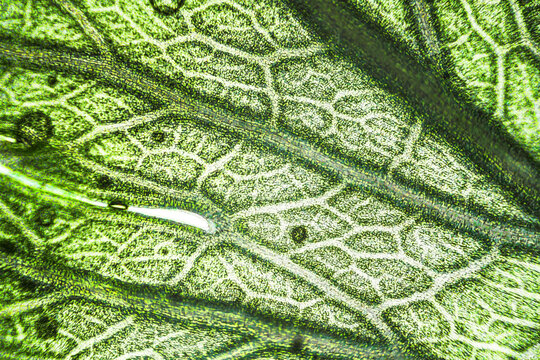
%> input picture leaf.jpg, 540 x 360 px
$ octave test.m   (GNU Octave 9; MATLAB toolbox functions it lacks are replaced by stand-ins)
%> lines starting %> are read from the running program, lines starting %| are printed output that depends on the picture
### matlab/testFISTA.m
function [N, K, elapsedTime, MSE_FISTA, PSNR_FISTA, SSIM] = testFISTA(M)
%> called with M = 15
    % Parameters
    N = M^2; % Total number of pixels
    K = round(N / 2); % Sparsity level (number of non-zero elements)
    numMeasurements = 4 * round(K * log2(N/K)); % Theoretically Klog2(N/K) number of measurements for full recovery, increasing numMeasurements increases both algorithms accuracy significantly
    eta = 0; % Noise level, can optionally set to 0

    %% Generate measurements
    % Load and prepare image
    img = imread('../leaf.jpg');
%> img is the input picture: size 360x540x3 uint8; mean R, G, B 132.9, 160.9, 92.9
    img = rgb2gray(img);
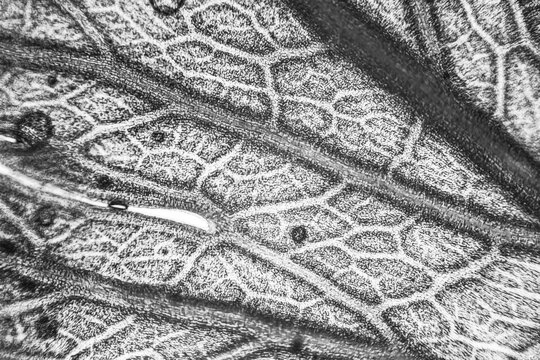
%> img: size 360x540 uint8; min 1, max 255, mean 144.8
    img = imresize(img(:, :, 1), [M, M]);

    %load('data_tissue.mat');
    %img = im_data{1, 1};
    %img = imresize(img, [M, M]);

    originalImg = double(img);
    originalImg = originalImg / max(originalImg(:));
    % Apply 2D Discrete Cosine Transform (DCT)
    imgDCT = dct2(originalImg);

    % figure;
    % imshow(originalImg);

    % Generate measurement matrix (random Gaussian fits RIP)
    A = randn(numMeasurements, M*M);

    % Flatten DCT coefficients to 1D vector
    dctVec = imgDCT(:);
%> dctVec = 225 values, max 10.45 at index 1, min -0.64 at index 2, mean 0.0475

    % Get the indices of the largest K coefficients
    [~, sorted_indices] = sort(abs(dctVec), 'descend');  % Sort coefficients by magnitude
%> sorted_indices = 225 values, max 225 at index 135, min 1 at index 1, mean 113

    % Zero out all but the largest K coefficients
    sparseDCT = zeros(size(dctVec));
    sparseDCT(sorted_indices(1:K)) = dctVec(sorted_indices(1:K));  % Keep only the largest K

    % Reshape the sparse DCT coefficients back into MxM matrix
    sparseDCTMatrix = reshape(sparseDCT, [M, M]);

    % Apply inverse DCT to recover the sparse-limited image
    imgSparseLimited = idct2(sparseDCTMatrix);

    % Convert the image to double for comparison
    imgSparseLimited = double(imgSparseLimited);

    % Recreate the compressed signal using the sparse DCT coefficients
    y = A * sparseDCT;
%> y = 448 values, max 29.09 at index 425, min -33.47 at index 248, mean -0.0309

    % Add noise to signal
    etaNorm = std(y) * eta; % Normalize noise to signal stanard deviation
%> etaNorm = 0
    y = y + etaNorm * randn(size(y));

    % Reconstruct noisy image for display
    imgNoisyDCT = A \ y;
%> imgNoisyDCT = 225 values, max 10.45 at index 1, min -0.64 at index 2, mean 0.047
    imgNoisyDCT = reshape(imgNoisyDCT,[M,M]);
    imgNoisy = idct2(imgNoisyDCT);

    %% Reconstruction Algorithm

    % residual_norm = norm(A' * y, 'inf');
    % alpha = 0.1;
    % lambda = alpha * residual_norm / sqrt(K);
    lambda = 0.01;

    max_iter = 1000; % Maximum number of iterations
    tol = 1e-6; % Tolerance for convergence

    % Start timing
    tic;

    % Parallel Computing Toolbox (faster if image > 50x50)
    %A = gpuArray(A);
    %y = gpuArray(y);

    % Reconstruct the sparse signal using FISTA
    imgRecon = fista(A, y, lambda, max_iter, tol);

    % Stop timing and display elapsed time
    elapsedTime = toc;
    % disp(['FISTA runtime: ', num2str(elapsedTime), ' seconds']);

    % Continue with the rest of the reconstruction
    imgReconReshape = reshape(imgRecon, [M, M]);
    imgFISTA = idct2(imgReconReshape);

    %% Error Calculation
    [MSE_FISTA, PSNR_FISTA, SSIM] = errorCalc(originalImg, imgFISTA);

    % [6 lines of commented-out code are left out]

    %% Display Results
    % [27 lines of commented-out code are left out]
    %%

    % [6 lines of commented-out code are left out]
end

### matlab/fista.m
function x = fista(A, y, lambda, max_iter, tol)
%> called with lambda = 0.01, max_iter = 1000, tol = 1e-06
    % FISTA for L1-regularized least squares with constant stepsize
    % Algorithm described https://www.ceremade.dauphine.fr/~carlier/FISTA
    % Pg. 11
    % Args:
    %   A         : Sensing matrix
    %   y         : Observed measurements
    %   lambda    : Regularization parameter for sparsity
    %   max_iter  : Maximum number of iterations
    %   tol       : Convergence tolerance
    % Returns:
    %   x         : Reconstructed sparse signal

    % Initialize variables
    [~, n] = size(A);
    x = zeros(n, 1);  % Initial guess for the solution
    z = x;            % Auxiliary variable
    t = 1.0;          % Step size parameter
    L = norm(A, 2)^2; % Estimate of Lipschitz constant
    alpha = 1 / L;    % Step size for gradient descent
    iter = 0;         % Iteration counter

    for k = 1:max_iter
        % Save previous x for convergence check
        iter = iter + 1;
        %disp(iter);
        x_old = x;

        % Gradient step
        grad = A' * (A * z - y);  % Compute gradient of the data term
        x = soft_thresholding(z - alpha * grad, lambda * alpha);

        % Update momentum term
        t_new = (1 + sqrt(1 + 4 * t^2)) / 2;
        z = x + ((t - 1) / t_new) * (x - x_old);

        % Update t for next iteration
        t = t_new;

        % Stopping criterion (convergence check)
        if norm(x - x_old) < tol
            break;
        end
    end
%> after the loop, iter = 215
%> in testFISTA, `imgRecon = fista(A, y, lambda, max_iter, tol);`: imgRecon has the same summary as imgNoisyDCT
end

function x = soft_thresholding(x, threshold)
    % Soft-thresholding operator for L1 regularization (Described Pg. 7, eq. 2.6)
    x = sign(x) .* max(abs(x) - threshold, 0);
end

### matlab/errorCalc.m
function [MSE, PSNR, SSIM, SAM] = errorCalc(preImg, postImg)
%% Error Calculation
% Calculate MSE (Mean Squared Error)
MSE = sum((preImg(:) - postImg(:)).^2) / numel(preImg);
%> MSE = 0.000356

% Calculate PSNR (Peak Signal-to-Noise Ratio)
mpv = 255; % Assuming 8-bit grayscale images
PSNR = 10 * log10((mpv^2) / MSE);
%> PSNR = 82.61

% Calculate SSIM
SSIM = ssim(postImg, preImg);
%> SSIM = 0.989

% Calculate SAM
%SAM = sam(postImg, preImg);

end

### matlab/test.m
% Test script to run testFISTA.m a bunch of times

clc; close all; clear all;

fid = fopen('matlab_runtime.csv','w+');
fprintf(fid, "M:, N:, K:, FISTA runtime (seconds):, MSE: , PSNR: , SSIM: \n");
for M = 15:100
  %fprintf("M = %d", M);
  [N, K, elapsedTime, MSE_FISTA, PSNR_FISTA, SSIM] = testFISTA(M);
%> in testFISTA, `[MSE_FISTA, PSNR_FISTA, SSIM] = errorCalc(originalImg, imgFISTA);`: MSE_FISTA = 0.000356; PSNR_FISTA = 82.61; SSIM = 0.989
%> N = 225; K = 113; elapsedTime = 0.267; MSE_FISTA = 0.000356; PSNR_FISTA = 82.61; SSIM = 0.989
  fprintf("M: %d,  N: %d,  K: %d,  FISTA runtime: %.2f\n", M, N, K, elapsedTime);
%| M: 15,  N: 225,  K: 113,  FISTA runtime: 0.27
  fprintf(fid, "%d, %d, %d, %.2f, %.5f, %.5f, %.5f\n", M, N, K, elapsedTime, MSE_FISTA, PSNR_FISTA, SSIM);
%> (the run ends here)
